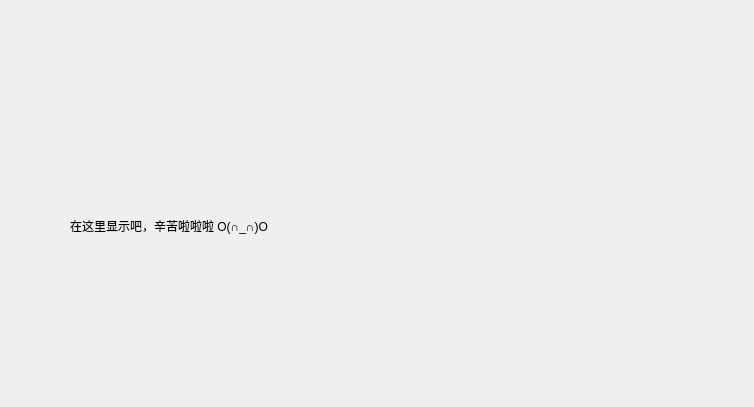
<?xml version="1.0" encoding="UTF-8"?>
<ui version="4.0">
 <class>managerinfo_overall_show</class>
 <widget class="QDialog" name="managerinfo_overall_show">
  <property name="geometry">
   <rect>
    <x>0</x>
    <y>0</y>
    <width>754</width>
    <height>407</height>
   </rect>
  </property>
  <property name="windowTitle">
   <string>Dialog</string>
  </property>
  <widget class="QLabel" name="label">
   <property name="geometry">
    <rect>
     <x>70</x>
     <y>70</y>
     <width>601</width>
     <height>311</height>
    </rect>
   </property>
   <property name="text">
    <string>在这里显示吧，辛苦啦啦啦 O(∩_∩)O</string>
   </property>
  </widget>
 </widget>
 <resources/>
 <connections/>
</ui>
